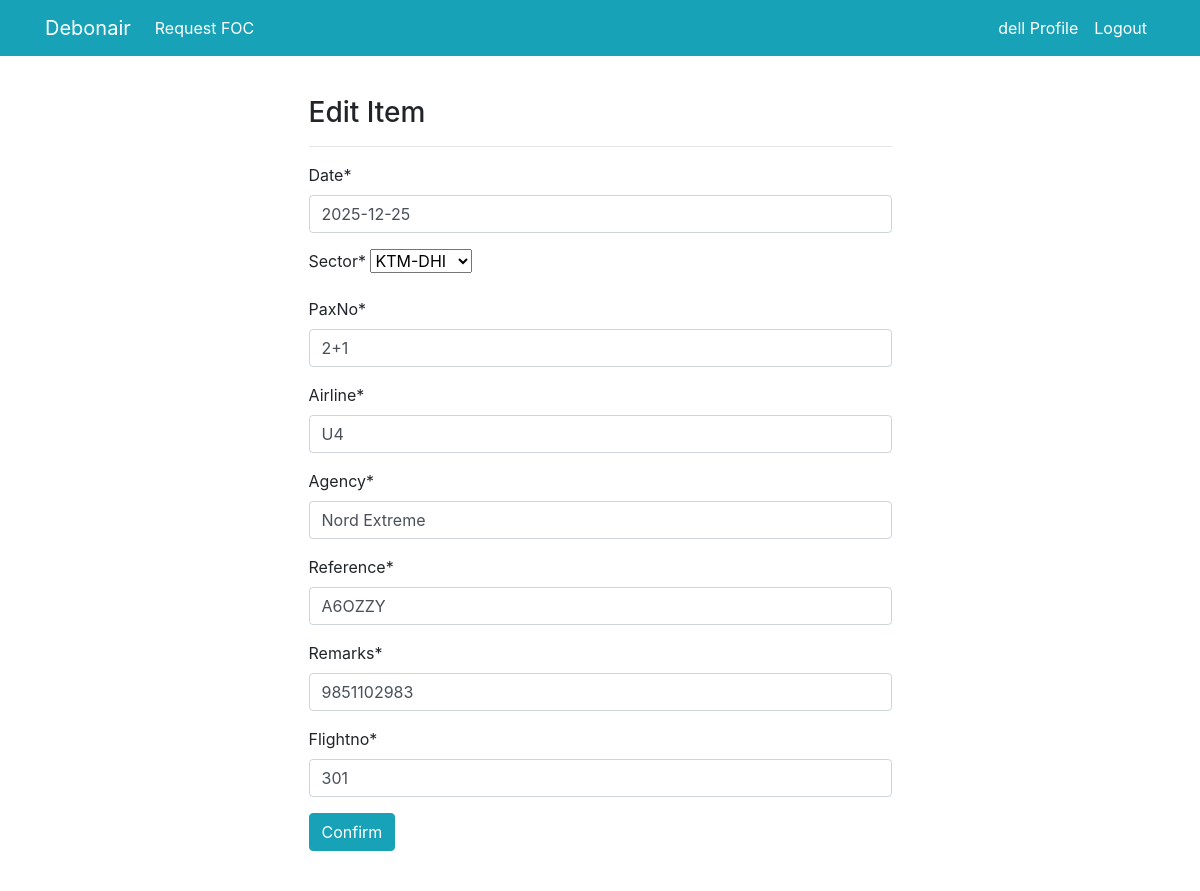
The page /Confirmed/update/29 (signed in) on the database its author committed.
### home/models.py (models this page shows, shortened)
class Confirmed(models.Model):
    date = models.DateField(auto_now=False, auto_now_add=False)
    sector = models.CharField(max_length=50, choices=Sector)
    paxNo = models.CharField(max_length=8)
    agency = models.CharField(max_length=50)
    airline = models.CharField(max_length=15)
    flightno = models.IntegerField()
    remarks = models.CharField(max_length=50)
    reference = models.CharField(max_length=30)
    staff = models.ForeignKey(User, models.CASCADE, null = True)

### home/views.py (the view)
# urls.py: path('Confirmed/update/<int:pk>', confirmed_edit, name = "Confirmed_edit"),
def confirmed_edit(request, pk):
    confirmed = Confirmed.objects.get(id=pk)
    if request.method == "POST":
        form = ConfirmedForm(request.POST, instance = confirmed)
        if form.is_valid():
            form.save()
            return redirect('Confirmed')
    else:
        form = ConfirmedForm(instance= confirmed)
    context = {
        'confirmed':confirmed,
        'form':form
    }
    return render(request, 'dashboard/Confirmed_edit.html', context)

### home/forms.py
class ConfirmedForm(forms.ModelForm):
    class Meta:
        model = Confirmed
        fields = ['date', 'sector', 'paxNo', 'airline', 'agency', 'reference', 'remarks', 'flightno']

### templates/Dashboard/Confirmed_edit.html (shortened to what this page needs)
{% extends 'partials/base.html' %}
{% load crispy_forms_tags %}
{% block content %}
<div class="row my-4">
    <div class="col-md-6 offset-md-3 p-3 bg-white">
        <h3>Edit Item</h3>
        <hr>
        <form method = "POST">
            {{ form|crispy }}
            <input class="btn btn-info" type="submit" value="Confirm">
        </form>
    </div>
</div>
{% endblock %}

### templates/partials/nav.html (shortened to what this page needs)
  <nav class="navbar navbar-expand-lg navbar-info bg-info">
    <div class="container">
        <a class="navbar-brand text-white" href={% url "home" %}>Debonair</a>
        <div class="collapse navbar-collapse" id="navbarSupportedContent">
            <ul class="navbar-nav mr-auto">
                <li class="nav-item active">
                    <a class="nav-link text-white" href={% url "FOC" %}>Request FOC
                </li>
            </ul>
            <ul class="navbar-nav ml-auto">
                <li class="nav-item active">
                    <a class="nav-link text-white" href={% url "user_profile" %}>{{user.username}} Profile
                </li>
                <li class="nav-item">
                    <a class="nav-link text-white" href={% url "logout" %}>Logout</a>
                </li>
            </ul>
        </div>
    </div>
</nav>

### rows shown on the page
Confirmed: date "2025-12-25", sector "KTM-DHI", paxNo "2+1", airline "U4", agency "Nord Extreme", reference "A6OZZY", remarks "9851102983", flightno "301"

### other values the page prints
{{ user.username }} "dell"
